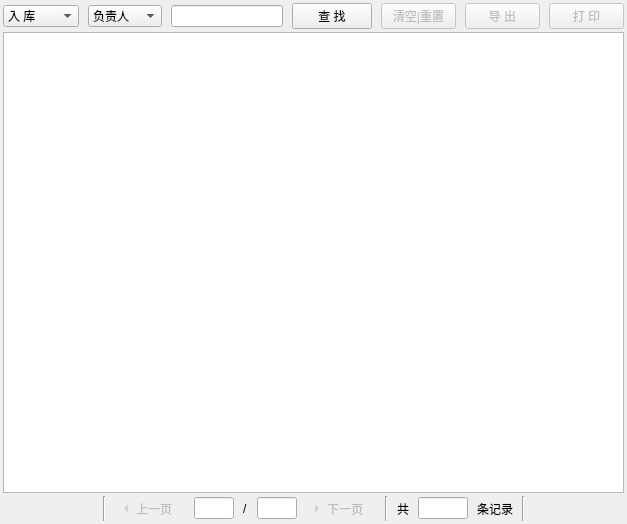
<?xml version="1.0" encoding="UTF-8"?>
<ui version="4.0">
 <class>tabstoragelogwindow</class>
 <widget class="QWidget" name="tabstoragelogwindow">
  <property name="geometry">
   <rect>
    <x>0</x>
    <y>0</y>
    <width>627</width>
    <height>524</height>
   </rect>
  </property>
  <property name="windowTitle">
   <string>Form</string>
  </property>
  <layout class="QGridLayout" name="gridLayout">
   <property name="leftMargin">
    <number>3</number>
   </property>
   <property name="topMargin">
    <number>3</number>
   </property>
   <property name="rightMargin">
    <number>3</number>
   </property>
   <property name="bottomMargin">
    <number>3</number>
   </property>
   <property name="horizontalSpacing">
    <number>0</number>
   </property>
   <property name="verticalSpacing">
    <number>3</number>
   </property>
   <item row="0" column="0">
    <layout class="QHBoxLayout" name="horizontalLayout_6">
     <property name="spacing">
      <number>9</number>
     </property>
     <item>
      <widget class="QComboBox" name="tabstolog_tablecombox">
       <property name="minimumSize">
        <size>
         <width>76</width>
         <height>0</height>
        </size>
       </property>
       <item>
        <property name="text">
         <string>入 库</string>
        </property>
       </item>
       <item>
        <property name="text">
         <string>出 库</string>
        </property>
       </item>
       <item>
        <property name="text">
         <string>盘 点</string>
        </property>
       </item>
      </widget>
     </item>
     <item>
      <widget class="QComboBox" name="tabstolog_choicecombox">
       <property name="minimumSize">
        <size>
         <width>74</width>
         <height>0</height>
        </size>
       </property>
       <item>
        <property name="text">
         <string>负责人</string>
        </property>
       </item>
       <item>
        <property name="text">
         <string>时 间</string>
        </property>
       </item>
       <item>
        <property name="text">
         <string>批次数</string>
        </property>
       </item>
       <item>
        <property name="text">
         <string>总个数</string>
        </property>
       </item>
      </widget>
     </item>
     <item>
      <widget class="QLineEdit" name="tabstolog_choicetext"/>
     </item>
     <item>
      <widget class="QPushButton" name="tabstolog_querybutton">
       <property name="minimumSize">
        <size>
         <width>75</width>
         <height>23</height>
        </size>
       </property>
       <property name="text">
        <string>查 找</string>
       </property>
      </widget>
     </item>
     <item>
      <widget class="QPushButton" name="tabstolog_clearbutton">
       <property name="enabled">
        <bool>false</bool>
       </property>
       <property name="maximumSize">
        <size>
         <width>75</width>
         <height>16777215</height>
        </size>
       </property>
       <property name="text">
        <string>清空|重置</string>
       </property>
      </widget>
     </item>
     <item>
      <widget class="QPushButton" name="tabstolog_exportbutton">
       <property name="enabled">
        <bool>false</bool>
       </property>
       <property name="maximumSize">
        <size>
         <width>75</width>
         <height>16777215</height>
        </size>
       </property>
       <property name="text">
        <string>导 出</string>
       </property>
      </widget>
     </item>
     <item>
      <widget class="QPushButton" name="tabstolog_printbutton">
       <property name="enabled">
        <bool>false</bool>
       </property>
       <property name="maximumSize">
        <size>
         <width>75</width>
         <height>16777215</height>
        </size>
       </property>
       <property name="text">
        <string>打 印</string>
       </property>
      </widget>
     </item>
    </layout>
   </item>
   <item row="1" column="0">
    <widget class="QTableView" name="tabstolog_table">
     <property name="verticalScrollBarPolicy">
      <enum>Qt::ScrollBarAlwaysOff</enum>
     </property>
     <property name="editTriggers">
      <set>QAbstractItemView::NoEditTriggers</set>
     </property>
     <attribute name="horizontalHeaderMinimumSectionSize">
      <number>30</number>
     </attribute>
    </widget>
   </item>
   <item row="2" column="0">
    <layout class="QHBoxLayout" name="horizontalLayout_9">
     <property name="spacing">
      <number>9</number>
     </property>
     <item>
      <spacer name="horizontalSpacer_14">
       <property name="orientation">
        <enum>Qt::Horizontal</enum>
       </property>
       <property name="sizeHint" stdset="0">
        <size>
         <width>40</width>
         <height>20</height>
        </size>
       </property>
      </spacer>
     </item>
     <item>
      <widget class="Line" name="line_8">
       <property name="orientation">
        <enum>Qt::Vertical</enum>
       </property>
      </widget>
     </item>
     <item>
      <widget class="QToolButton" name="tabstolog_lastbutton">
       <property name="enabled">
        <bool>false</bool>
       </property>
       <property name="text">
        <string>上一页</string>
       </property>
       <property name="toolButtonStyle">
        <enum>Qt::ToolButtonTextBesideIcon</enum>
       </property>
       <property name="autoRaise">
        <bool>true</bool>
       </property>
       <property name="arrowType">
        <enum>Qt::LeftArrow</enum>
       </property>
      </widget>
     </item>
     <item>
      <widget class="QLineEdit" name="tabstolog_currenttext">
       <property name="maximumSize">
        <size>
         <width>40</width>
         <height>16777215</height>
        </size>
       </property>
       <property name="alignment">
        <set>Qt::AlignCenter</set>
       </property>
      </widget>
     </item>
     <item>
      <widget class="QLabel" name="label_12">
       <property name="text">
        <string>/</string>
       </property>
      </widget>
     </item>
     <item>
      <widget class="QLineEdit" name="tabstolog_totaltext">
       <property name="maximumSize">
        <size>
         <width>40</width>
         <height>16777215</height>
        </size>
       </property>
       <property name="alignment">
        <set>Qt::AlignCenter</set>
       </property>
       <property name="readOnly">
        <bool>true</bool>
       </property>
      </widget>
     </item>
     <item>
      <widget class="QToolButton" name="tabstolog_nextbutton">
       <property name="enabled">
        <bool>false</bool>
       </property>
       <property name="text">
        <string>下一页</string>
       </property>
       <property name="toolButtonStyle">
        <enum>Qt::ToolButtonTextBesideIcon</enum>
       </property>
       <property name="autoRaise">
        <bool>true</bool>
       </property>
       <property name="arrowType">
        <enum>Qt::RightArrow</enum>
       </property>
      </widget>
     </item>
     <item>
      <widget class="Line" name="line_9">
       <property name="orientation">
        <enum>Qt::Vertical</enum>
       </property>
      </widget>
     </item>
     <item>
      <widget class="QLabel" name="label_7">
       <property name="text">
        <string>共</string>
       </property>
      </widget>
     </item>
     <item>
      <widget class="QLineEdit" name="tabstolog_totalnumtext">
       <property name="maximumSize">
        <size>
         <width>50</width>
         <height>16777215</height>
        </size>
       </property>
       <property name="alignment">
        <set>Qt::AlignCenter</set>
       </property>
       <property name="readOnly">
        <bool>true</bool>
       </property>
      </widget>
     </item>
     <item>
      <widget class="QLabel" name="label_8">
       <property name="text">
        <string>条记录</string>
       </property>
      </widget>
     </item>
     <item>
      <widget class="Line" name="line_3">
       <property name="orientation">
        <enum>Qt::Vertical</enum>
       </property>
      </widget>
     </item>
     <item>
      <spacer name="horizontalSpacer_15">
       <property name="orientation">
        <enum>Qt::Horizontal</enum>
       </property>
       <property name="sizeHint" stdset="0">
        <size>
         <width>40</width>
         <height>20</height>
        </size>
       </property>
      </spacer>
     </item>
    </layout>
   </item>
  </layout>
 </widget>
 <resources/>
 <connections/>
</ui>
